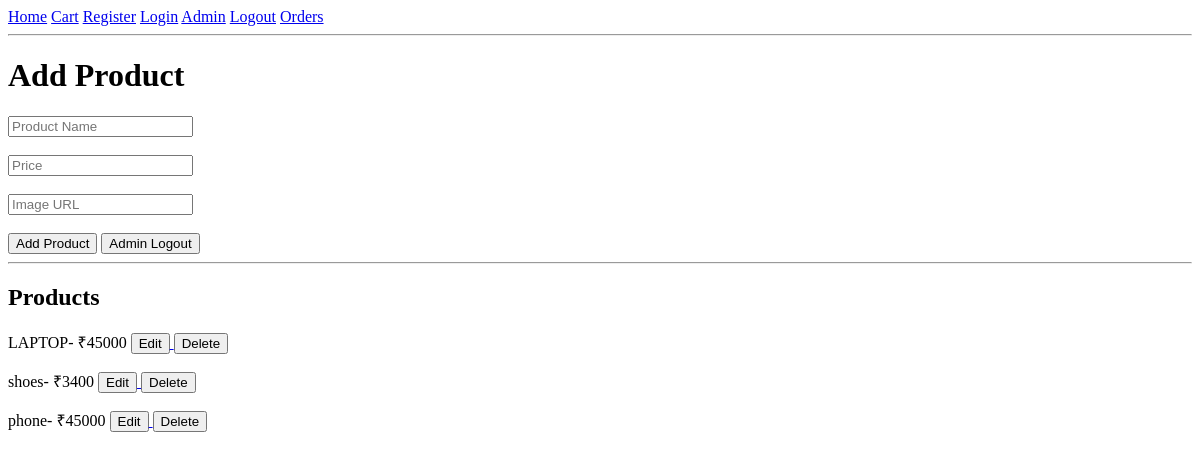
/admin (signed in), run on an earlier commit of the app's database.
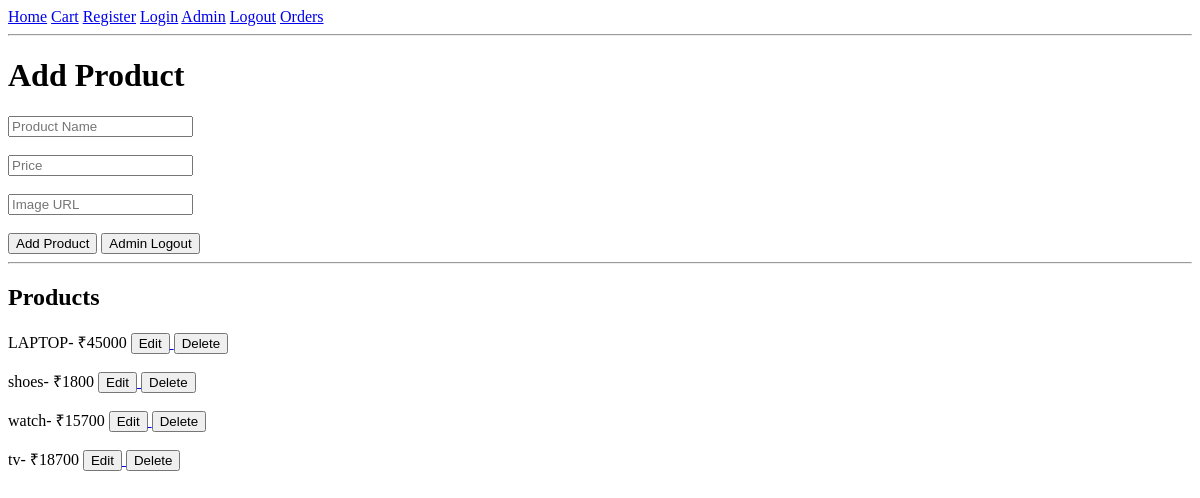
And on a later commit of the database.
### app.py (models this page shows)
class Product(db.Model):
    id = db.Column(db.Integer, primary_key=True)
    name = db.Column(db.String(100))
    price = db.Column(db.Integer)
    image = db.Column(db.String(200))

### app.py (the view, shortened to what this page needs)
@app.route('/admin', methods=['GET', 'POST'])
def admin():
    if 'admin' not in session:
        return redirect(url_for('admin_login'))
    products = Product.query.all()
    return render_template('admin.html', products=products)

### templates/admin.html (shortened to what this page needs)
<!DOCTYPE html>
<html>
<head>
</head>
<body>
{% include 'navbar.html' %}
<h1>Add Product</h1>
<form method="POST">
    <input type="text"
           name="name"
           placeholder="Product Name">
    <br><br>
    <input type="number"
           name="price"
           placeholder="Price">
<br><br>
    <input type="text" name="image" placeholder="Image URL">
     <br><br>
    <button type="submit">
        Add Product
    </button>
<a href="/admin-logout">
    <button>Admin Logout</button>
</a>
</form>
<hr>
<h2>Products</h2>
{% for product in products %}
<p>
    {{ product.name }}- ₹{{ product.price }}
    <a href="/edit_product/{{product.id}}">
        <button>Edit</button>
    </a>
    <a href="/delete_product/{{product.id}}">
        <button>Delete</button>
    </a>
</p>
{% endfor %}
</body>
</html>

### templates/navbar.html
<nav>
    <a href="/">Home</a>
    <a href="/cart">Cart</a>
    <a href="/register">Register</a>
    <a href="/login">Login</a>
    <a href="/admin">Admin</a>
    <a href="/logout">Logout</a>
    <a href="/orders">Orders</a>
</nav>
<hr>

What changed in the data, as far as the page shows it:
changed Product "shoes": price "3400" → "1800"
changed Product: name "phone" → "watch"; price "45000" → "15700"
added Product: name "tv", price "18700"
